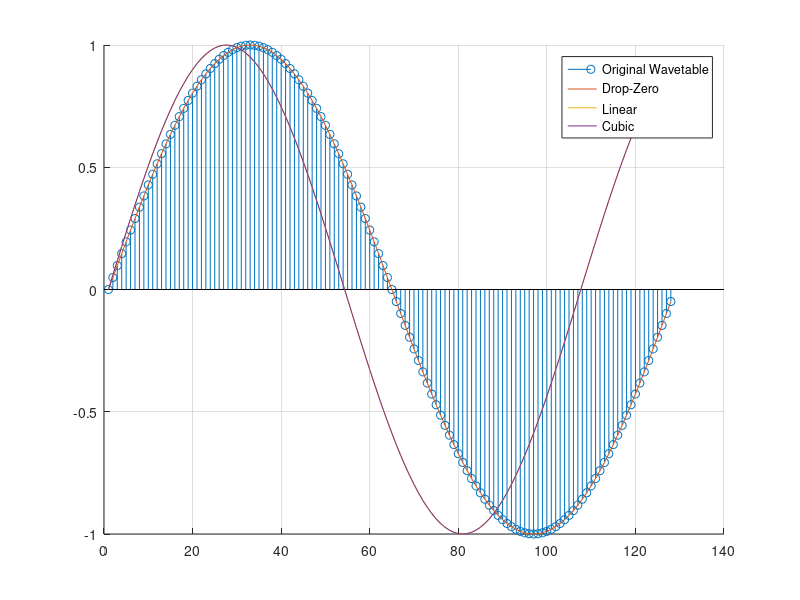

The MATLAB source for this figure:
clc; clear; close all; 
addpath('../helpers')

% Sampling rate.
Fs = 44100;
% Output frequency.
F0 = 440;

% F0 = linspace(66, 2027, Fs * outDurationS)';
% Output duration.
outDurationS = 0.01;
% Wavetable length.
wtLength = 2^7;
% Target samlping rate, required to reproduce requested F0.
targetFs = F0 * wtLength;
targetWtLength = Fs / F0;

wt = sin(linspace(0, (2*pi) - (2*pi)/wtLength, wtLength)');
% wt = square(linspace(0, (2*pi) - (2*pi)/wtLength, wtLength)');
% wt = square(linspace(0, (2*pi), wtLength)');

% Calculate the number of samples per period of the wavetable to produce the
% current frequency.
sampsPerPeriod = Fs / F0;
wtStepsPerSample = 1.2;

%% Drop-sample interpolation

y = zeros(wtLength, 1);
readindex = 1;
for n=1:wtLength
    
    y(n) = wt(readindex);
    readindex = mod(readindex + wtStepsPerSample, wtLength);
    readindex = floor(readindex);
    if readindex == 0
        readindex = length(wt);
    end

end
%tfPlot(y, Fs, .005);
%figure; snr(y, Fs);
%figure; spectrogram(y, 512, 64, 512, Fs, 'yaxis');

%% linear interpolation 
%wtStepsPerSample = wtLength / sampsPerPeriod;
readindex = 1;
y2 = zeros(wtLength, 1);

for n=1:wtLength

    alphaNext = mod(readindex, 1);
    alphaPrev = 1 - alphaNext;

    prevIndex = floor(readindex);
    nextIndex = prevIndex + 1;
    
    if prevIndex == 0
        prevIndex = length(wt);
    end
    if nextIndex == length(wt)
        nextIndex = 1;
    end

    y2(n) = alphaPrev * wt(prevIndex) + alphaNext * wt(nextIndex);

    readindex = mod(readindex + wtStepsPerSample, wtLength);
    
end

%tfPlot(y2, Fs, .005);
%figure; snr(y2, Fs);
%figure; spectrogram(y2, 512, 64, 512, Fs, 'yaxis');

%% Cubic Lagrange
%wtStepsPerSample = wtLength / sampsPerPeriod;
readindex = 1;
y3 = zeros(wtLength,1);

for n=1:wtLength
    % Get the indices of the samples we need from the wavetable.
    % Start by getting the index of the ith sample.
    i = floor(readindex);
    % Create a vector of the four sample indices we need for cubic interpolation.
    readIndices = [i-1, i, i+1, i+2];
    % Wrap the indices as required.
    for i=1:length(readIndices)
        if readIndices(i) < 1
            readIndices(i) = length(wt) + readIndices(i);
        elseif readIndices(i) > length(wt)
            readIndices(i) = 1 + mod(readIndices(i), length(wt));
        end
    end
    
    % Get the fractional part of the wt read index.
    alpha = mod(readindex, 1);
    % Calculate the sample amplitude coefficients.
    % coeffs(1) is the coefficient for the (n-1)th sample
    % coeffs(2) => nth sample
    % coeffs(3) => (n+1)th sample
    % coeffs(4) => (n+2)th sample
    coeffs = [ ...
        -alpha * (alpha - 1) * (alpha - 2) / 6, ...
        (alpha - 1) * (alpha + 1) * (alpha - 2) / 2, ...
        -alpha * (alpha + 1) * (alpha - 2) / 2, ...
        alpha * (alpha + 1) * (alpha - 1)/6 ...
    ];

%     y3(n) = coeffs(1)*wt(readIndices(1)) + ...
%         coeffs(2)*wt(readIndices(2)) + ...
%         coeffs(3)*wt(readIndices(3)) + ...
%         coeffs(4)*wt(readIndices(4));
    % One-liner equivalent to the above:
    y3(n) = coeffs * wt(readIndices);

    readindex = mod(readindex + wtStepsPerSample, wtLength);
    
end
% snr(sin(2*pi*440*linspace(0,outDurationS,Fs*outDurationS)));
%tfPlot(y3, Fs, .005);
%figure; snr(y3, Fs);
%figure; spectrogram(y3, 512, 64, 512, Fs, 'yaxis');

%%
figure
hold on
stem(wt)
plot(y)
plot(y2)
plot(y3)
legend('Original Wavetable', 'Drop-Zero','Linear','Cubic')
grid on
set(gcf, 'color', 'w');    